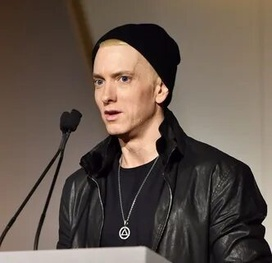
#> input picture model/test_images/eminem.jpg, 272 x 263 px, shrunk from 332 x 320 before the run
$ jupyter execute --allow-errors mus_person_classifier_model.ipynb   (shell and % lines are left out)
#> lines starting #> are read from the running program, lines starting #| are printed output that depends on the picture; after the words box and inside, x2 and y2 are one past the last pixel; in counts of white or black regions, pixels touching at a corner belong together
[cell 1]
import numpy as np
import cv2
import matplotlib
from matplotlib import pyplot as plt

[cell 2]
img = cv2.imread('./test_images/eminem.jpg')
#> img is the input picture: shape (263, 272, 3); mean B, G, R 76.9, 86.3, 99.8
img.shape
#> Out = (263, 272, 3)

[cell 3]
plt.imshow(img)

[cell 4]
gray = cv2.cvtColor(img, cv2.COLOR_BGR2GRAY)
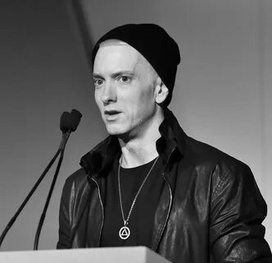
#> gray: shape (263, 272); min 0, max 255, mean 89.3
gray.shape
#> Out = (263, 272)

[cell 5]
plt.imshow(gray)

[cell 6]
gray

[cell 7]
plt.imshow(gray, cmap='gray')

[cell 8]
face_cascade = cv2.CascadeClassifier(cv2.data.haarcascades + 'haarcascade_frontalface_default.xml')
eye_cascade = cv2.CascadeClassifier(cv2.data.haarcascades + 'haarcascade_eye.xml')

faces = face_cascade.detectMultiScale(gray, 1.3, 5)
#> faces = [[76, 51, 76, 76]]
faces
#> Out = [[76, 51, 76, 76]]

[cell 9]
(x, y, w, h) = faces[0]
#> x = 76; y = 51; w = 76; h = 76
x, y, w, h
#> Out = (76, 51, 76, 76)

[cell 10]
face_img = cv2.rectangle(img, (x, y), (x+w, y+h), (255, 0, 0), 2)
plt.imshow(face_img)

[cell 11]
cv2.destroyAllWindows()
for (x,y,w,h) in faces:
    face_img = cv2.rectangle(img,(x,y),(x+w,y+h),(255,0,0),2)
    roi_gray = gray[y:y+h, x:x+w]
    roi_color = face_img[y:y+h, x:x+w]
    eyes = eye_cascade.detectMultiScale(roi_gray)
    for (ex,ey,ew,eh) in eyes:
        cv2.rectangle(roi_color,(ex,ey),(ex+ew,ey+eh),(0,255,0),2)
#> this loop made 1 pass
#> (x, y, w, h, eyes) on pass 1: (76, 51, 76, 76, [[36, 16, 24, 24]])
#> pass 1, `roi_gray = gray[y:y+h, x:x+w]`:
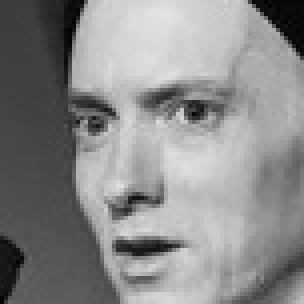
#> roi_gray: shape (76, 76) (shown 4 times larger); min 2, max 227, mean 138.1
#> pass 1, `roi_color = face_img[y:y+h, x:x+w]`:
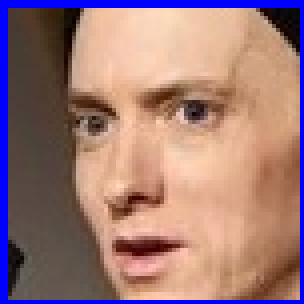
#> roi_color: shape (76, 76, 3) (shown 4 times larger); mean B, G, R 120.2, 121.7, 158.1
#> after the loop:
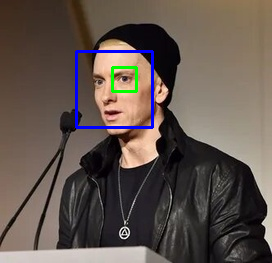
#> img: shape (263, 272, 3); mean B, G, R 78.5, 85.4, 97.3
#> after the loop:
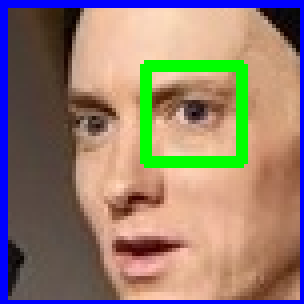
#> roi_color: shape (76, 76, 3) (shown 4 times larger); 4.92% of pixels changed, all inside (x1, y1, x2, y2) = (35, 15, 62, 42)


plt.figure()
plt.imshow(face_img, cmap='gray')
plt.show()

[cell 12]
plt.imshow(roi_color, cmap='gray')

[cell 13]
def get_cropped_image_if_2_eyes(image_path):
#> called with image_path = './test_images/eminem.jpg'
    img = cv2.imread(image_path)
    gray = cv2.cvtColor(img, cv2.COLOR_BGR2GRAY)
    faces = face_cascade.detectMultiScale(gray, 1.3, 5)
#> faces = [[76, 51, 76, 76]]
    for (x,y,w,h) in faces:
        roi_gray = gray[y:y+h, x:x+w]
        roi_color = img[y:y+h, x:x+w]
        eyes = eye_cascade.detectMultiScale(roi_gray)
        if len(eyes) >= 2:
            return roi_color
#> this loop made 1 pass
#> pass 1, in get_cropped_image_if_2_eyes, `roi_color = img[y:y+h, x:x+w]`:
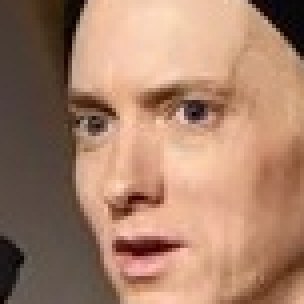
#> roi_color: shape (76, 76, 3) (shown 4 times larger); mean B, G, R 106.7, 129.2, 167.6

[cell 14]
cropped_image = get_cropped_image_if_2_eyes('./test_images/eminem.jpg')
#> (the rest of this cell did not finish here and is left out)

[cell 15]
path_to_data = './dataset/'
path_to_cr_data = './dataset/cropped/'

[cell 16]
import os
img_dirs = []
for entry in os.scandir(path_to_data):
    if entry.is_dir():
        img_dirs.append(entry.path)

img_dirs

[cell 17]
import shutil
if os.path.exists(path_to_cr_data):
    shutil.rmtree(path_to_cr_data)
os.mkdir(path_to_cr_data)

[cell 18]
img_dirs

[cell 19]
cropped_image_dirs = []
celebrity_file_names_dict = {}

for img_dir in img_dirs:
    count = 1
    celebrity_name = img_dir.split('/')[-1]
    print(celebrity_name)

    celebrity_file_names_dict[celebrity_name] = []

    for entry in os.scandir(img_dir):
        roi_color = get_cropped_image_if_2_eyes(entry.path)
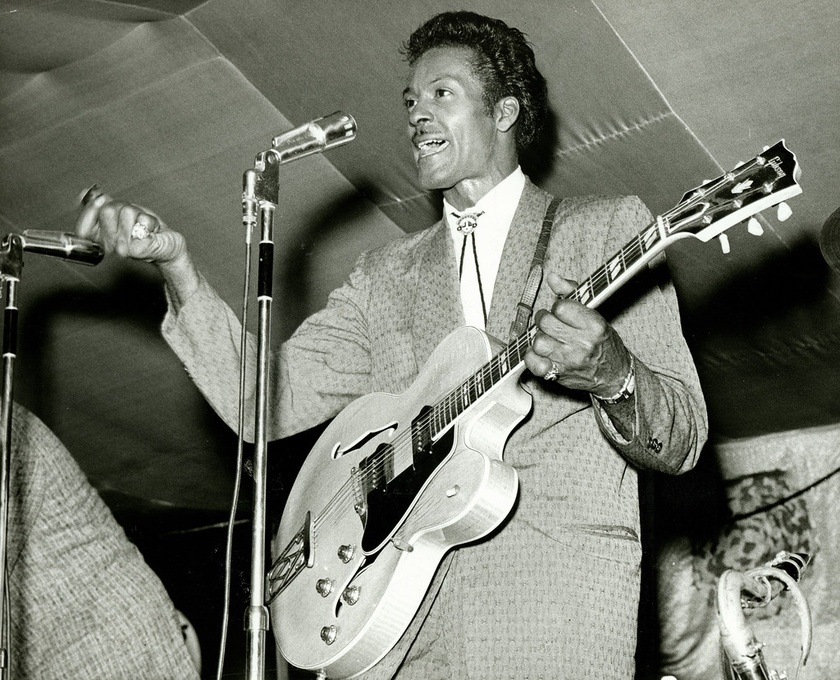
#> input picture model/dataset/chuck_berry/11196770725_92378d09bc_b.jpg, 840 x 680 px, shrunk from 1024 x 828 before the run
#> in get_cropped_image_if_2_eyes, img is the input picture: shape (680, 840, 3); mean B, G, R 111.1, 121.4, 118.5
#> in get_cropped_image_if_2_eyes (call 2), `faces = face_cascade.detectMultiScale(gray, 1.3, 5)`: faces = ()
